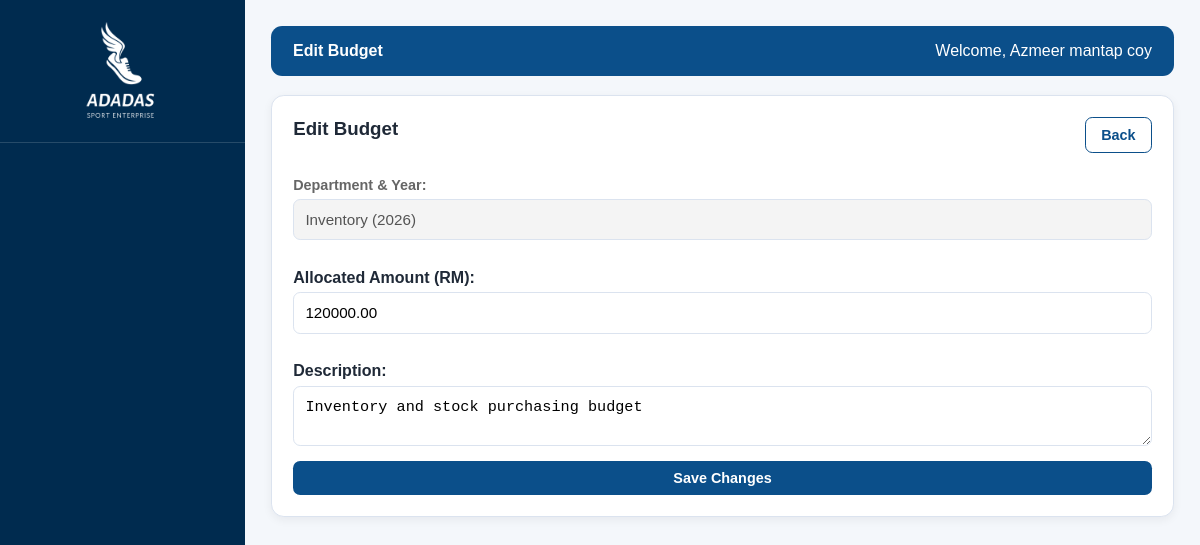
The app's page /AdminBudgetProcess.php?action=edit&BudgetID=3 (signed in) with its own data.
### tables this page shows
CREATE TABLE `employee` (
  `EmployeeID` int(11) NOT NULL,
  `DepartmentID` int(11) DEFAULT NULL,
  `Name` varchar(150) NOT NULL,
  `Email` varchar(100) NOT NULL,
  `Password` varchar(255) NOT NULL,
  `Role` varchar(50) DEFAULT NULL,
  `PhoneNum` varchar(20) DEFAULT NULL,
  `Status` varchar(20) DEFAULT 'Active'
);

CREATE TABLE `budget` (
  `BudgetID` int(11) NOT NULL,
  `DepartmentID` int(11) DEFAULT NULL,
  `Year` year(4) DEFAULT NULL,
  `AllocatedAmount` decimal(15,2) DEFAULT NULL,
  `SpentAmount` decimal(15,2) DEFAULT 0.00,
  `RemainAmount` decimal(15,2) GENERATED ALWAYS AS (`AllocatedAmount` - `SpentAmount`) STORED,
  `Description` text DEFAULT NULL
);

CREATE TABLE `department` (
  `DepartmentID` int(11) NOT NULL,
  `DepartmentName` varchar(100) NOT NULL,
  `Status` varchar(20) DEFAULT 'In Use'
);

### AdminBudgetProcess.php (the view, shortened to what this page needs)
<?php
include("function.php");
$loggedInUser = $_SESSION['UserID'];
$sqlAdmin = "SELECT Name FROM employee WHERE EmployeeID = '$loggedInUser'";
$queryAdmin = mysqli_query($dbconn, $sqlAdmin) or die("Error: "
    . mysqli_error($dbconn));
if ($row = mysqli_fetch_assoc($queryAdmin)) {
    $adminName = $row['Name'];
} else {
    $adminName = "Admin";
}
$isEditMode = false;
$budgetData = [];
$pageTitle = "Admin Add New Budget";
if (isset($_GET['action']) && $_GET['action'] === 'edit' && isset($_GET['BudgetID'])) {
    $isEditMode = true;
    $budgetID = (int)$_GET['BudgetID'];
    $pageTitle = "Edit Budget";
    $sqlFetch = "SELECT b.*, d.DepartmentName FROM budget b
                 JOIN department d ON b.DepartmentID = d.DepartmentID
                 WHERE b.BudgetID = $budgetID";
    $result = mysqli_query($dbconn, $sqlFetch) or die("Query Failed: " . mysqli_error($dbconn));
    $budgetData = mysqli_fetch_assoc($result);
}
?>
<html>
<head>
    <link rel="stylesheet" href="style.css">
</head>
<body>
    <div class="layout">
        <?php include 'AdminSidebar.php'; ?>
        <div class="main-content">
            <?php show_header($pageTitle, $adminName); ?>
            <div class="container">
                <div class="card">
                    <div style="display:flex; justify-content:space-between; align-items:center; margin-bottom:1.5rem;">
                        <h3><?= htmlspecialchars($pageTitle) ?></h3>
                        <a href="AdminBudgetManagement.php" class="btn btn-secondary" style="text-decoration:none;">Back</a>
                    </div>
                    <form method="post" action="">
                        <?php if ($isEditMode): ?>
                            <label style="color: #666; font-size: 0.9rem;">Department & Year:</label>
                            <input type="text" value="<?= htmlspecialchars($budgetData['DepartmentName']) ?> (<?= htmlspecialchars($budgetData['Year']) ?>)" disabled style="background:#f4f4f4; margin-bottom: 15px;">
                        <?php endif; ?>
                        <label for="Amount">Allocated Amount (RM):</label>
                        <input type="number" id="Amount" name="Amount" value="<?= $isEditMode ? htmlspecialchars($budgetData['AllocatedAmount']) : '' ?>" step="0.01" required style="margin-bottom: 15px;">
                        <label for="Description">Description:</label>
                        <textarea id="Description" name="Description" required><?= $isEditMode ? htmlspecialchars($budgetData['Description']) : '' ?></textarea>
                        <button type="submit" class="btn btn-primary" style="margin-top: 15px; width: 100%;">
                            <?= $isEditMode ? 'Save Changes' : 'Create Budget' ?>
                        </button>
                    </form>
                </div>
            </div>
        </div>
    </div>
</body>
</html>

### function.php (shortened to what this page needs)
<?php
function show_header($title, $Name)
{
    echo '<header>';
    echo '<strong>' . $title . '</strong>';
    if (isset($_SESSION['UserID'])) {
        echo '<span>Welcome, ' . $Name . '</span>';
    }
    echo '</header>';
}
?>

### style.css (style rules this page uses)
:root { --color-primary: #0b4f8a; --color-nav: #002b4f; --color-bg: #f4f7fb; --color-surface: #ffffff; --color-text: #1f2937; --color-muted: #6b7280; --color-border: #dbe3ef; --green: #16a34a; --red: #dc2626; --yellow: #d97706; }
* { box-sizing: border-box; margin: 0; padding: 0; }
header { background: var(--color-primary); color: #fff; padding: 1rem 1.4rem; border-radius: 0.7rem; margin-bottom: 1.2rem; display: flex; justify-content: space-between; align-items: center; gap: 1rem; }
body { font-family: sans-serif; background: var(--color-bg); color: var(--color-text); min-height: 100vh; }
a { color: inherit; }
label { display: block; margin-top: 0.85rem; font-weight: 600; }
.card { background: var(--color-surface); border: 1px solid var(--color-border); border-radius: 0.8rem; padding: 1.35rem; box-shadow: 0 3px 10px rgba(15, 23, 42, 0.06); margin-bottom: 1.2rem; width: 100%; box-sizing: border-box; min-width: 0; }
input, select, textarea { width: 100%; padding: 0.7rem; border: 1px solid var(--color-border); border-radius: 0.45rem; background: #fff; font-size: 0.95rem; margin-top: 0.35rem; }
.container { max-width: 1200px; margin: 0 auto; }
.layout { display: flex; width: 100%; min-height: 100vh; max-width: 100vw; overflow-x: hidden; }
.main-content { margin-left: 245px; flex: 1; min-width: 0; max-width: 100%; padding: 1.6rem; }
.btn { display: inline-block; padding: 0.55rem 0.95rem; border-radius: 0.45rem; font-weight: 600; cursor: pointer; text-decoration: none; border: none; font-size: 0.9rem; }
.btn-primary { background: var(--color-primary); color: #fff; }
.btn-secondary { background: #fff; color: var(--color-primary); border: 1px solid var(--color-primary); }
.card h3 { margin-bottom: 0.8rem; }

### records on screen
employee: Name "Azmeer mantap coy"
budget: DepartmentID+Year "Inventory (2026)", Amount "120000.00", Description "Inventory and stock purchasing budget"

### other values on screen
$title "Edit Budget"
$pageTitle "Edit Budget"
